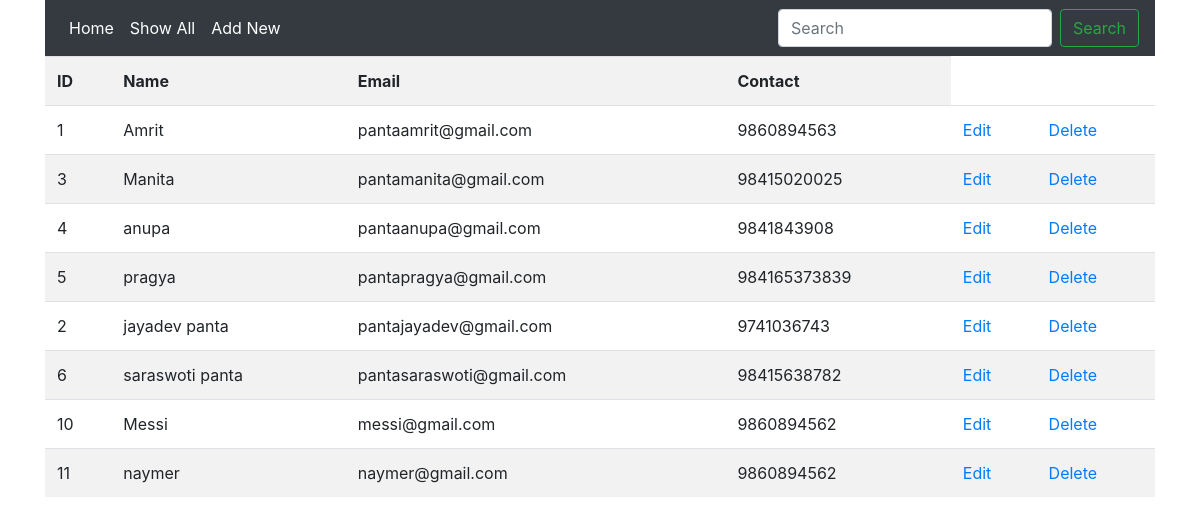
The page /show on the database its author committed.
### myapp/models.py (models this page shows, shortened)
class Employee(models.Model):
    eid=models.CharField(max_length=10)
    ename=models.CharField(max_length=100)
    eemail=models.EmailField(default='')
    econtact=models.CharField(max_length=20)

### myapp/views.py (the view)
# urls.py: path('show',views.show),
def show(request):
    employee=Employee.objects.all()
    return render(request,'show.html',{'employee':employee})

### myapp/templates/show.html
{% extends 'base.html'%}
{%block content%}
<table class="table table-striped">
        <tr>
        <th>ID</th>
        <th>Name</th>
        <th>Email</th>
        <th>Contact</th>
    </tr>
    {% for i in employee %}
    <tr>
        <td>{{i.eid}}</td>
        <td>{{i.ename}}</td>
        <td>{{i.eemail}}</td>
        <td>{{i.econtact}}</td>
        <td>
            <a href="edit/{{i.id}}">Edit</a>
        </td>
        <td>
            <a href="delete/{{i.id}}">Delete</a>
        </td>
    </tr>
    {% endfor%}
</table>
{%endblock%}

### myapp/templates/base.html (shortened to what this page needs)
<!doctype html>
<html lang="en">
<head>
    <link rel="stylesheet" href="https://stackpath.bootstrapcdn.com/bootstrap/4.5.0/css/bootstrap.min.css"
>
</head>
<body>
    <div class="container">
        <nav class="navbar navbar-expand-lg navbar-dark bg-dark">
            <div class="collapse navbar-collapse" id="navbarSupportedContent">
                <ul class="navbar-nav mr-auto">
                    <li class="nav-item active">
                        <a class="nav-link" href="/">Home </a>
                    </li>
                    <li class="nav-item active">
                        <a class="nav-link" href="/show">Show All </a>
                    </li>
                    <li class="nav-item active">
                        <a class="nav-link" href="/load_form">Add New </a>
                    </li>
                </ul>
                <form class="form-inline my-2 my-lg-0" method="POST" action="/search">
                    <input class="form-control mr-sm-2" type="search"  name="name" placeholder="Search" aria-label="Search">
                    <button class="btn btn-outline-success my-2 my-sm-0" type="submit">Search</button>
                </form>
            </div>
        </nav>
        {% block content%}
        {% endblock%}
    </div>
</body>
</html>

### rows shown on the page
Employee: eid "1", ename "Amrit", eemail "pantaamrit@gmail.com", econtact "9860894563"
Employee: eid "3", ename "Manita", eemail "pantamanita@gmail.com", econtact "98415020025"
Employee: eid "4", ename "anupa", eemail "pantaanupa@gmail.com", econtact "9841843908"
Employee: eid "5", ename "pragya", eemail "pantapragya@gmail.com", econtact "984165373839"
Employee: eid "2", ename "jayadev panta", eemail "pantajayadev@gmail.com", econtact "9741036743"
Employee: eid "6", ename "saraswoti panta", eemail "pantasaraswoti@gmail.com", econtact "98415638782"
Employee: eid "10", ename "Messi", eemail "messi@gmail.com", econtact "9860894562"
Employee: eid "11", ename "naymer", eemail "naymer@gmail.com", econtact "9860894562"
